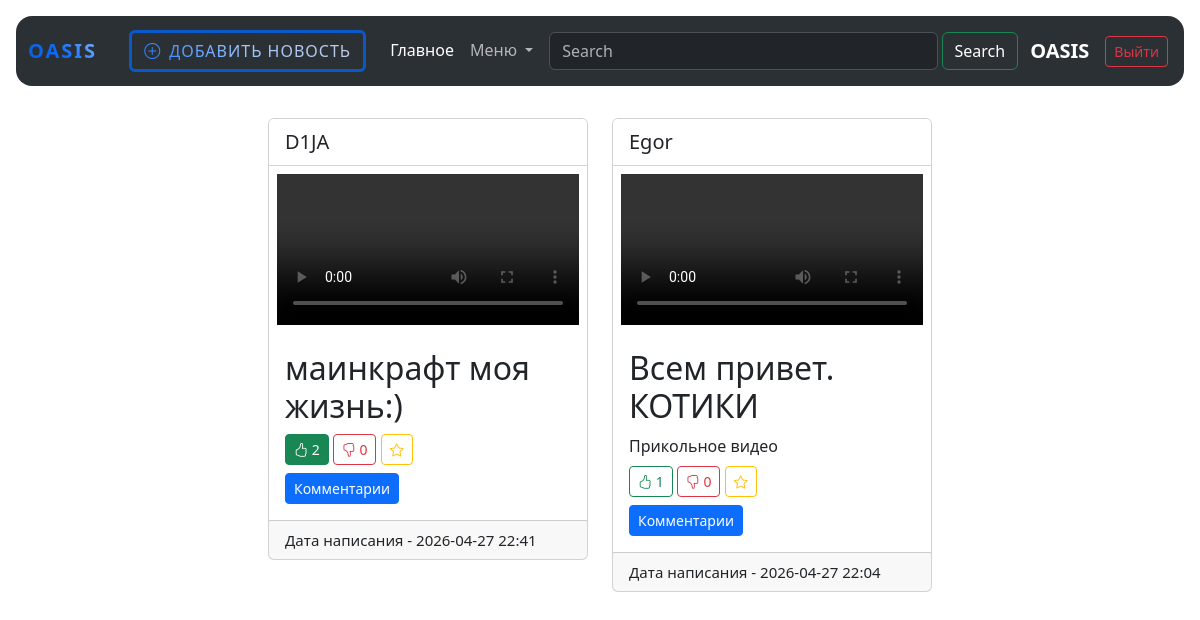
The page / (signed in) on the database its author committed.
### data/users.py (models this page shows, shortened)
class User(SqlAlchemyBase, UserMixin):
    __tablename__ = 'users'
    id = sqlalchemy.Column(sqlalchemy.Integer, primary_key=True, autoincrement=True)
    name = sqlalchemy.Column(sqlalchemy.String, nullable=True)
    about = sqlalchemy.Column(sqlalchemy.String, nullable=True)
    email = sqlalchemy.Column(sqlalchemy.String, index=True, unique=True, nullable=True)
    hashed_password = sqlalchemy.Column(sqlalchemy.String, nullable=True)
    created_date = sqlalchemy.Column(sqlalchemy.DateTime, default=datetime.datetime.now)
    file = sqlalchemy.Column(sqlalchemy.String, nullable=True)
    news = orm.relationship("News", back_populates='user')

### data/news.py (models this page shows)
class News(SqlAlchemyBase):
    __tablename__ = 'news'
    id = sqlalchemy.Column(sqlalchemy.Integer, primary_key=True, autoincrement=True)
    title = sqlalchemy.Column(sqlalchemy.String, nullable=True)
    content = sqlalchemy.Column(sqlalchemy.String, nullable=True)
    created_date = sqlalchemy.Column(sqlalchemy.DateTime, default=datetime.datetime.now)
    is_private = sqlalchemy.Column(sqlalchemy.Boolean, default=True)
    file = sqlalchemy.Column(sqlalchemy.String, nullable=True)
    user_id = sqlalchemy.Column(sqlalchemy.Integer, sqlalchemy.ForeignKey("users.id"))
    user = orm.relationship('User')
    categories = orm.relationship("Category", secondary="association", backref="news")
    likes = orm.relationship('User', secondary=news_likes, backref='liked_news')
    dislikes = orm.relationship('User', secondary=news_dislikes, backref='disliked_news')
    favorites = orm.relationship('User', secondary=news_favorites, backref='favorited_news')
    starred = orm.relationship("User",
                               secondary=news_starred,
                               backref=orm.backref("starred_news", lazy='subquery'))

### main.py (the view)
@app.route("/")
def index():
    db_sess = db_session.create_session()
    if current_user.is_authenticated:
        news = db_sess.query(News).filter((News.user == current_user) | (News.is_private != True)).order_by(
            desc(News.created_date)).all()
    else:
        news = db_sess.query(News).filter(News.is_private != True).order_by(desc(News.created_date)).all()
    return render_template("index.html", news=news, UPLOAD_FOLDER=app.config['UPLOAD_FOLDER'])

### data/db_session.py (called while the page is built)
def create_session() -> Session:
    global __factory
    return __factory()

### main.py (called while the page is built)
@login_manager.user_loader
def load_user(user_id):
    db_sess = db_session.create_session()
    user = db_sess.get(User, user_id)
    return user

### templates/index.html (shortened to what this page needs)
{% extends "base.html" %}
{% block content %}
<div class="container p-3" style="max-width: 1385px;">
    <div class="d-flex flex-wrap justify-content-center gap-4 align-items-start">
        {% for item in news %}
        <div class="card" style="width: 20rem;">
            <div class="card-header bg-white" style="font-size: 20px;">
                <a href="/profile/{{ item.user.id }}" class="text-decoration-none text-dark">
        {{ item.user.name }}
    </a>
            </div>
            {% if item.file %}
            {% set ful_file = '/' + UPLOAD_FOLDER + item.file %}
            {% if item.file.endswith(('.jpg', '.jpeg', '.png', '.gif', '.webp', '.svg')) %}
            <img src="{{ ful_file }}" class="card-img-top p-2" alt="{{ item.file }} ">
            {% elif item.file.endswith(('.mp4', '.webm', '.ogg', '.mov', '.avi')) %}
            <video src="{{ ful_file }}" class="object-fit-contain p-2" controls></video>
            {% else %}
            <div class="container p-2">
                <a href="{{ ful_file }}" class="btn btn-secondary" download style="width: 100%;">
                    <i class="bi bi-file-earmark-arrow-down fs-5"></i> {{ item.file }}
                </a>
            </div>
            {% endif %}
            {% endif %}
            <div class="card-body">
                <h2 class="card-title">{{ item.title }}</h2>
                <div class="card-text">
                    {{ item.content }}
                </div>
                <div class="mt-2">
                    {% if current_user.is_authenticated %}
                    <a href="/like/{{ item.id }}"
                       class="btn btn-sm {{ 'btn-success' if current_user in item.likes else 'btn-outline-success' }}">
                        <i class="bi bi-hand-thumbs-up"></i> {{ item.likes|length }}
                    </a>
                    <a href="/dislike/{{ item.id }}"
                       class="btn btn-sm {{ 'btn-danger' if current_user in item.dislikes else 'btn-outline-danger' }}">
                        <i class="bi bi-hand-thumbs-down"></i> {{ item.dislikes|length }}
                    </a>
                    <a href="/add_starred/{{ item.id }}"
                       class="btn btn-sm {{ 'btn-warning' if current_user in item.starred else 'btn-outline-warning' }}">
                        <i class="bi bi-star"></i>
                    </a>
                    {% endif %}
                </div>
                <div class="mt-2">
                    <a href="/comments/{{ item.id }}" class="btn btn-sm {{ 'btn-primary'}}">Комментарии</a>
                </div>
            </div>
            <div class="card-footer" style="font-size: 15px;">
                Дата написания - {{ item.created_date.strftime('%Y-%m-%d %#H:%M') }}
            </div>
        </div>
        {% endfor %}
    </div>
</div>
{% endblock %}

### templates/base.html (shortened to what this page needs)
<!DOCTYPE html>
<html lang="en">
<head>
    <link href="https://cdn.jsdelivr.net/npm/bootstrap@5.3.8/dist/css/bootstrap.min.css" rel="stylesheet"
>
    <link rel="stylesheet" href="https://cdn.jsdelivr.net/npm/bootstrap-icons@1.11.3/font/bootstrap-icons.min.css">
</head>
<body>
<header>
    <div class="container-fluid p-3" data-bs-theme="dark">
        <nav class="navbar navbar-expand-lg bg-body-tertiary rounded-4">
            <div class="container-fluid">
                <a class="navbar-brand" href="/">Oasis</a>
                <div class="collapse navbar-collapse" id="navbarSupportedContent">
                    {% if current_user.is_authenticated %}
                    <ul class="navbar-nav me-auto mb-2 mb-lg-0">
                        <li class="nav-item d-flex align-items-center mx-3">
                            <a href="/news" class="btn btn-custom-add">
                                <i class="bi bi-plus-circle"></i> Добавить новость
                            </a>
                        </li>
                        <li class="nav-item">
                            <a class="nav-link active" aria-current="page" href="/">Главное</a>
                        </li>
                        <li class="nav-item dropdown">
                            <a class="nav-link dropdown-toggle" href="#" role="button" data-bs-toggle="dropdown"
                               aria-expanded="false">
                                Меню
                            </a>
                        </li>
                    </ul>
                    <form class="d-flex flex-grow-1 p-2" role="search">
                        <input class="form-control me-1" type="search" placeholder="Search" aria-label="Search"/>
                        <button class="btn btn-outline-success text-white" type="submit">Search</button>
                    </form>
                    <ul class="navbar-nav ms-auto p-1 align-items-center">
                        <li class="nav-item d-flex align-items-center">
                            <a href="/profile/{{ current_user.id }}"
                               class="text-decoration-none text-white fs-5 fw-semibold me-3">
                                {{ current_user.name }}
                            </a>
                            <a href="/logout" class="btn btn-sm btn-outline-danger">Выйти</a>
                        </li>
                    </ul>
                    {% endif %}
                </div>
            </div>
        </nav>
    </div>
</header>
{% block content %}{% endblock %}
</body>
</html>

### templates/base.html (style rules this page uses)
.navbar-brand { font-weight: 800; text-transform: uppercase; letter-spacing: 2px; background: linear-gradient(45deg, #0a58ca, #0d6efd, #9ec5fe); -webkit-background-clip: text; -webkit-text-fill-color: transparent; display: inline-block; }
.btn-custom-add { border: 3px solid #0a58ca; font-weight: 500; text-transform: uppercase; letter-spacing: 1px; transition: all 0.3s ease-in-out; background: linear-gradient(45deg, #0d6efd, #9ec5fe, #ccccd9); -webkit-background-clip: text; -webkit-text-fill-color: transparent; display: inline-flex; align-items: center; gap: 8px; }

### rows shown on the page
User: name "OASIS"
News: user.name "D1JA", title "маинкрафт моя жизнь:)", likes|length "2", dislikes|length "0", created_date "2026-04-27 22:41"
News: user.name "Egor", title "Всем привет. КОТИКИ", content "Прикольное видео", likes|length "1", dislikes|length "0", created_date "2026-04-27 22:04"
